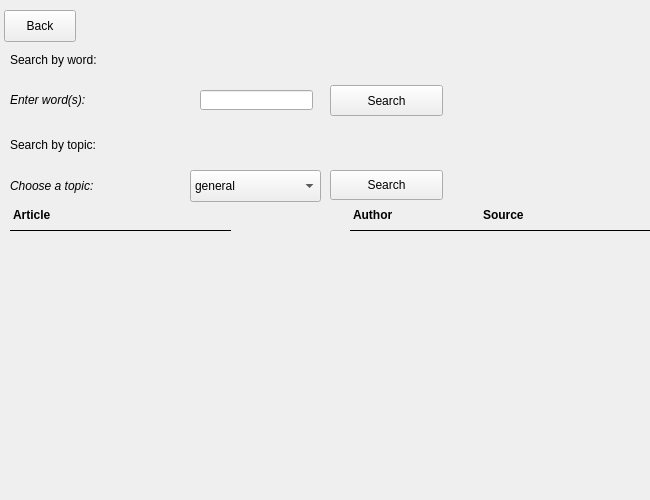
<?xml version="1.0" encoding="UTF-8"?>
<ui version="4.0">
 <class>NewsWindow</class>
 <widget class="QWidget" name="NewsWindow">
  <property name="geometry">
   <rect>
    <x>0</x>
    <y>0</y>
    <width>650</width>
    <height>500</height>
   </rect>
  </property>
  <property name="minimumSize">
   <size>
    <width>650</width>
    <height>500</height>
   </size>
  </property>
  <property name="maximumSize">
   <size>
    <width>650</width>
    <height>500</height>
   </size>
  </property>
  <property name="windowTitle">
   <string>Form</string>
  </property>
  <widget class="QPushButton" name="BackButton">
   <property name="geometry">
    <rect>
     <x>4</x>
     <y>10</y>
     <width>72</width>
     <height>32</height>
    </rect>
   </property>
   <property name="text">
    <string>Back</string>
   </property>
  </widget>
  <widget class="QPushButton" name="SearchByWordButton">
   <property name="geometry">
    <rect>
     <x>330</x>
     <y>85</y>
     <width>113</width>
     <height>31</height>
    </rect>
   </property>
   <property name="text">
    <string>Search</string>
   </property>
  </widget>
  <widget class="QLineEdit" name="wordInput">
   <property name="geometry">
    <rect>
     <x>200</x>
     <y>90</y>
     <width>113</width>
     <height>20</height>
    </rect>
   </property>
  </widget>
  <widget class="QLabel" name="label_1">
   <property name="geometry">
    <rect>
     <x>10</x>
     <y>90</y>
     <width>150</width>
     <height>20</height>
    </rect>
   </property>
   <property name="whatsThis">
    <string>&lt;html&gt;&lt;head/&gt;&lt;body&gt;&lt;p&gt;&lt;span style=&quot; font-style:italic;&quot;&gt;Enter word(s):&lt;/span&gt;&lt;/p&gt;&lt;/body&gt;&lt;/html&gt;</string>
   </property>
   <property name="styleSheet">
    <string notr="true">font: 15pt &quot;.SF NS Text&quot;;font-style:italic;</string>
   </property>
   <property name="text">
    <string>Enter word(s):</string>
   </property>
  </widget>
  <widget class="QLabel" name="label_2">
   <property name="geometry">
    <rect>
     <x>10</x>
     <y>170</y>
     <width>161</width>
     <height>31</height>
    </rect>
   </property>
   <property name="styleSheet">
    <string notr="true">font: 15pt &quot;.SF NS Text&quot;;font-style:italic;</string>
   </property>
   <property name="text">
    <string>Choose a topic:</string>
   </property>
  </widget>
  <widget class="QPushButton" name="SearchByTopicButton">
   <property name="geometry">
    <rect>
     <x>330</x>
     <y>170</y>
     <width>113</width>
     <height>30</height>
    </rect>
   </property>
   <property name="text">
    <string>Search</string>
   </property>
  </widget>
  <widget class="QComboBox" name="topic">
   <property name="geometry">
    <rect>
     <x>190</x>
     <y>170</y>
     <width>131</width>
     <height>32</height>
    </rect>
   </property>
   <item>
    <property name="text">
     <string>general</string>
    </property>
   </item>
   <item>
    <property name="text">
     <string>business</string>
    </property>
   </item>
   <item>
    <property name="text">
     <string>entertainment</string>
    </property>
   </item>
   <item>
    <property name="text">
     <string>technology</string>
    </property>
   </item>
   <item>
    <property name="text">
     <string>sports</string>
    </property>
   </item>
   <item>
    <property name="text">
     <string>health</string>
    </property>
   </item>
   <item>
    <property name="text">
     <string>science</string>
    </property>
   </item>
  </widget>
  <widget class="QLabel" name="label_3">
   <property name="geometry">
    <rect>
     <x>10</x>
     <y>40</y>
     <width>461</width>
     <height>40</height>
    </rect>
   </property>
   <property name="styleSheet">
    <string notr="true">font: 24pt &quot;.SF NS Text&quot;;</string>
   </property>
   <property name="text">
    <string>Search by word:</string>
   </property>
  </widget>
  <widget class="QLabel" name="label_4">
   <property name="geometry">
    <rect>
     <x>10</x>
     <y>129</y>
     <width>451</width>
     <height>31</height>
    </rect>
   </property>
   <property name="styleSheet">
    <string notr="true">font: 24pt &quot;.SF NS Text&quot;;</string>
   </property>
   <property name="text">
    <string>Search by topic:</string>
   </property>
  </widget>
  <widget class="QLabel" name="resultsTitle_3">
   <property name="geometry">
    <rect>
     <x>10</x>
     <y>200</y>
     <width>221</width>
     <height>31</height>
    </rect>
   </property>
   <property name="styleSheet">
    <string notr="true">font: 18pt &quot;.SF NS Text&quot;;border-bottom-width: 1px; border-bottom-style: solid; border-radius: 0px;font-weight: bold;</string>
   </property>
   <property name="text">
    <string>Article</string>
   </property>
  </widget>
  <widget class="QLabel" name="resultsTitle_2">
   <property name="geometry">
    <rect>
     <x>350</x>
     <y>200</y>
     <width>141</width>
     <height>31</height>
    </rect>
   </property>
   <property name="styleSheet">
    <string notr="true">font: 18pt &quot;.SF NS Text&quot;;border-bottom-width: 1px; border-bottom-style: solid; border-radius: 0px;font-weight: bold;</string>
   </property>
   <property name="text">
    <string>Author</string>
   </property>
  </widget>
  <widget class="QLabel" name="resultsTitle">
   <property name="geometry">
    <rect>
     <x>480</x>
     <y>200</y>
     <width>171</width>
     <height>31</height>
    </rect>
   </property>
   <property name="styleSheet">
    <string notr="true">font: 18pt &quot;.SF NS Text&quot;;border-bottom-width: 1px; border-bottom-style: solid; border-radius: 0px;font-weight: bold;</string>
   </property>
   <property name="text">
    <string>Source</string>
   </property>
  </widget>
 </widget>
 <resources/>
 <connections/>
</ui>
